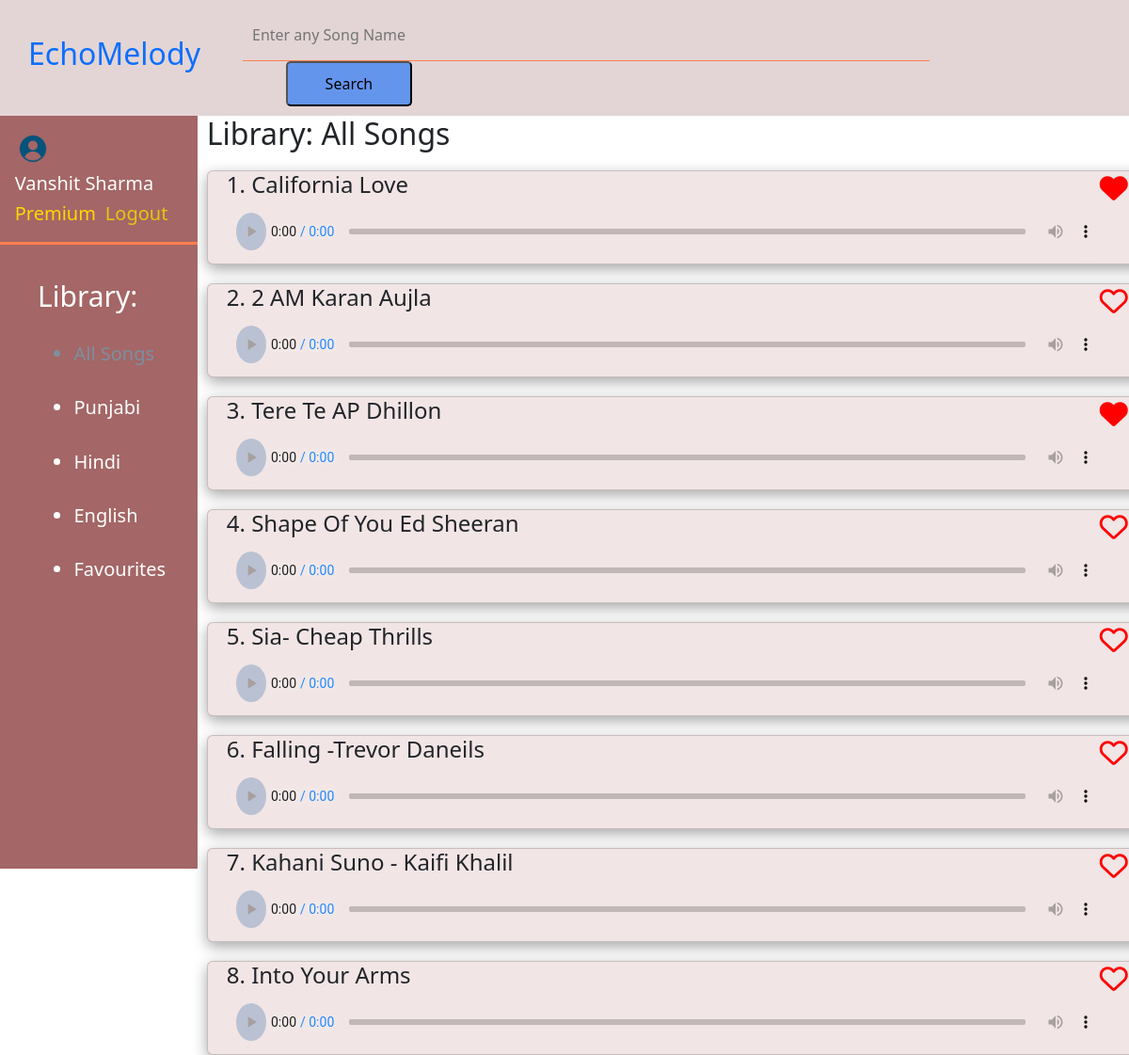
Screenshot of / (signed in) with the database file from the repository.
### mp3_app/models.py (models this page shows, shortened)
class allsongs(models.Model):
    song_id=models.AutoField(primary_key=True)
    song_title=models.TextField()
    song_category=models.CharField(max_length=50)
    song_file=models.FileField(upload_to='songs/')

### mp3_app/views.py (the view)
# urls.py: path('', views.index,name="index"),
def index(request):
    if request.user.is_authenticated:
        slug="All Songs"
        fav_songs = Favourites.objects.filter(user=request.user).values_list('song', flat=True)
        all_songs=allsongs.objects.all()
        print(fav_songs)
        return render(request,'mp3_app/index.html',{'allsongs':all_songs,'favsongs':fav_songs,'slug':slug})
    else:
     all_songs=allsongs.objects.all()
     slug="All songs"
     return render(request,'mp3_app/index.html',{'allsongs':all_songs,'slug':slug})

### mp3_app/templates/mp3_app/index.html (shortened to what this page needs)
{% extends 'mp3_app/basic.html' %}
{% load static %}
{% block css %}
<link rel="stylesheet" href="{% static 'mp3_app/css/index.css' %}">
{% endblock %}
{% block body %}
<section class="allsongs">
    <h2>Library: {{ slug }}</h2>
    {% if slug == "Favourites" %}
        {% for fav in favsongs %}
            <div class="card">
                <div class="songname">
                    <h4>{{ forloop.counter }}. {{ fav.song.song_title }}</h4>
                    <a href="/mp3/rem_fav/{{ fav.song.song_id }}"><i class="fa-solid fa-heart" style="color:red;"></i></a>
                </div>
                <div class="audio-container">
                    <audio controls class="audio-controls">
                        <source src="{{ fav.song.song_file.url }}" type="audio/mp3">
                        Your browser does not support the audio element.
                    </audio>
                </div>
            </div>
        {% endfor %}
    {% else %}
        {% if user.is_authenticated %}
            {% for song in allsongs %}
                {% if song.song_id in favsongs %}
                    <div class="card">
                        <div class="songname">
                            <h4>{{ forloop.counter }}. {{ song.song_title }}</h4>
                            <a href="/mp3/rem_fav/{{ song.song_id }}" id="{{ song.song_id }}"><i class="fa-solid fa-heart" style="color:red;"></i></a>
                        </div>
                        <div class="audio-container">
                            <audio controls class="audio-controls">
                                <source src="{{ song.song_file.url }}" type="audio/mp3">
                            </audio>
                        </div>
                    </div>
                {% else %}
                    <div class="card">
                        <div class="songname">
                            <h4>{{ forloop.counter }}. {{ song.song_title }}</h4>
                            <a href="/mp3/addfav/{{ song.song_id }}" id="{{ song.song_id }}"><i class="fa-regular fa-heart" style="color:red;"></i></a>
                        </div>
                        <div class="audio-container">
                            <audio controls class="audio-controls">
                                <source src="{{ song.song_file.url }}" type="audio/mp3">
                            </audio>
                        </div>
                    </div>
                {% endif %}
            {% endfor %}
        {% endif %}
    {% endif %}
</section>
{% endblock %}

### mp3_app/templates/mp3_app/basic.html (shortened to what this page needs)
<!DOCTYPE html>
<html lang="en">
<head>
    <link href="https://cdn.jsdelivr.net/npm/bootstrap@5.3.0/dist/css/bootstrap.min.css" rel="stylesheet">
    {%load static%}
    <link rel="stylesheet" href="{%static 'mp3_app/css/basic.css'%}">
    {%block css%}{%endblock%}
</head>
<body>
    <section class="navbar">
          <div class="player_name">
            <a href="/" ><h2>EchoMelody</h2></a>
          </div>
    <div class="search">
    <form action="/mp3/search" method="get">
        <input type="text" name="search" placeholder="Enter any Song Name">
        <button type="submit">Search</button>
    </form>
    </div>
    </section>
    <section class="left-menu-fix">
        <div class="allcontent">
        <div class="leftmenu">
        <div class="user-info">
            {% if user.is_authenticated %}
            <div class="img-user">
                <img src="{% static 'mp3_app/img/user.png' %}" alt="">
            </div>
            <div class="user-name">
                <h2>{{request.user.first_name}} {{request.user.last_name}}</h2>
                <div class="pre-log">
                <h5>Premium</h5>
                <a href="/mp3/logout"><h5 class="logout">Logout</h5></a>
                </div>
            </div>
        {% endif %}
        </div>
      <div class="library">
        <div class="lib-con">
        <h2>Library:</h2>
        <ul type="i">
            <a href="/"><li id="allsong" class="activelib" onclick="handle()">All Songs</li></a>
            <a href="/mp3/choice/Punjabi"><li  id="punjabi" onclick="handle()">Punjabi</li></a>
            <a href="/mp3/choice/Hindi" ><li id="hindi" onclick="handle()">Hindi</li></a>
            <a href="/mp3/choice/English" ><li id="english" onclick="handle()">English</li></a>
            <a href="/mp3/choice/Favourites" ><li id="favourites" onclick="handle()">Favourites</li></a>
        </ul>
      </div>
      </div>
        </div>
        <div class="right-menu">
            {%block body%}{%endblock%}
        </div>
        </div>
    </section>
</body>
</html>

### mp3_app/static/mp3_app/css/basic.css (style rules this page uses)
* { padding: 0; margin: 0; }
a { text-decoration: none; }
.navbar { display: flex; flex-direction: row; position: sticky; top: 0; justify-content: space-between; padding-inline: 30px; align-items: center; z-index: 10000; padding-block: 10px; background-color:rgb(227, 213, 213); }
.search { width:80%; }
.search input { padding: 15px 10px; width:80%; outline: none; border: none; background-color:rgb(227, 213, 213); border-bottom:solid 1px coral; }
.search button { padding:10px 40px; margin-left:5%; border-radius: 5px; background-color:cornflowerblue; }
.allcontent { display: flex; flex-direction: row; gap:10px; }
.leftmenu { flex-direction: column; width:20%; display: flex; position: sticky; top: 0; z-index: 10000; height:100vh; background-color:rgb(164, 102, 102); color:white; }
.user-info { display: flex; flex-direction: row; flex-wrap: wrap; align-items: center; color:white; padding:10px; border-bottom: solid coral; }
.user-info img { padding: 10px; width:50px; }
.user-name { margin-left: 3%; }
.user-name h2 { font-size: 20px; }
.pre-log { color:gold; display: flex; flex-direction: row; gap:10px; flex-wrap: wrap; }
.logout { color:rgb(229, 198, 19); }
.library { display: flex; flex-direction: column; justify-content: center; padding:5px 40px; }
.library h2 { margin-top: 25%; font-size:30px; }
.lib-con ul { margin-top:8%; margin-left: 5%; }
.lib-con ul li { margin-top:30%; font-size:20px; }
.lib-con a { color:white; }
.activelib { color:rgb(124, 143, 160); }

### mp3_app/static/mp3_app/css/index.css (style rules this page uses)
.allsongs { width: 100%; height: calc(100% - 40px); }
.fa-heart { font-size: 30px; }
.card { width: 1000px; height: 100px; margin-top: 2%; display: flex; flex-direction: column; background-color: rgb(241, 229, 229); box-shadow: rgba(0, 0, 0, 0.35) 0px 5px 15px; }
.songname { display: flex; flex-direction: row; justify-content: space-between; align-items: center; padding-inline:20px; }
.audio-container { padding-inline:20px; }
.audio-controls { width:98%; }

### rows the page displays
allsongs: song_title "California Love"
allsongs: song_title "2 AM Karan Aujla"
allsongs: song_title "Tere Te AP Dhillon"
allsongs: song_title "Shape Of You Ed Sheeran"
allsongs: song_title "Sia- Cheap Thrills"
allsongs: song_title "Falling -Trevor Daneils"
allsongs: song_title "Kahani Suno - Kaifi Khalil"
allsongs: song_title "Into Your Arms"

### other values shown
{{ request.user.first_name }} "Vanshit"
{{ request.user.last_name }} "Sharma"
{{ slug }} "All Songs"
